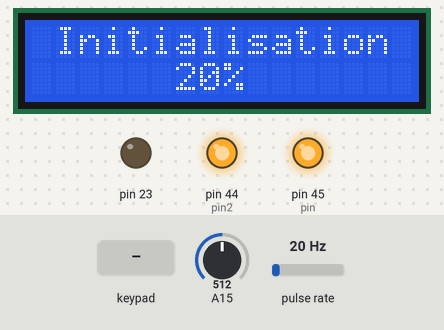
The sketch below on a simulated Arduino Mega 2560, built with avr-gcc and run on an emulated ATmega2560. On the bench: 16×2 character LCD, output pins drawn as LEDs (lit = HIGH). Wiring (inferred from the names in the program): pulse sensor: data pin 18. Inputs (shaded band) come from the test bench; at power-on: A15 = 512, pulse rate 20 Hz. EEPROM starts erased; no radio packets arrive unless stated; what the sketch prints to the serial monitor is not drawn.

Above: at 1.2 s.
1.3 s: key 'R' pressed
At 6.9 s:
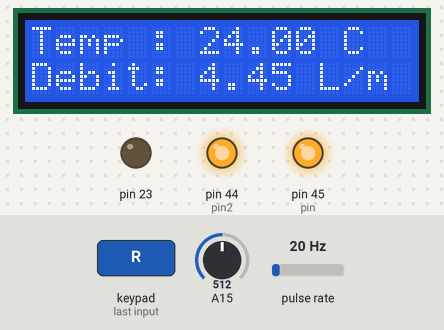
9.8 s: key 'S' pressed
At 10.9 s:
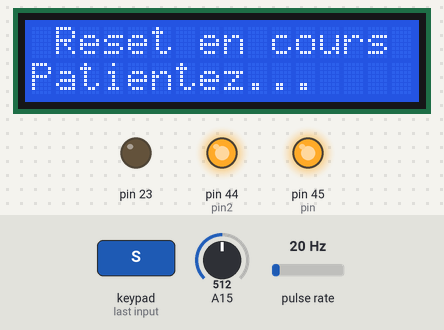
25.3 s: key 'U' pressed
At 26.3 s:
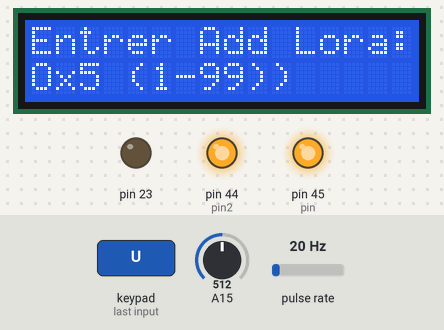
27.0 s: key 'R' pressed
At 28.6 s:
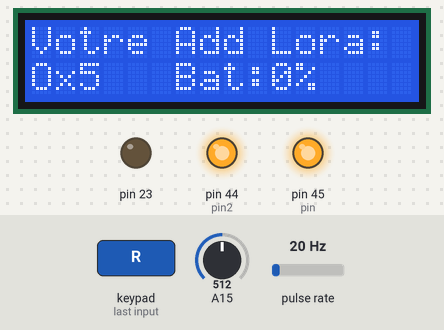
Timing chart, 0 to 29.7 s (numbered marks = the images above; inputs shaded):
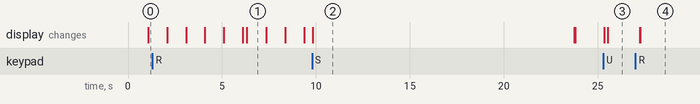

Measured:
- after the input at 9.8 s, the display: changes at once (image 2)
- after the input at 25.3 s, the display: first changes at once (image 3 shows a later state)
- after the input at 27.0 s, the display: first changes after 0.23 s (image 4 shows a later state)
- what the display in image 1 shows lasts 1.0 s, from 6.3 s to 7.3 s
- what the display in image 2 shows lasts 14.0 s, from 9.8 s to 23.8 s

The sketch:

Fusion-temp.ino
```cpp
/*********************

Example code for the Adafruit RGB Character LCD Shield and Library

This code displays text on the shield, and also reads the buttons on the keypad.
When a button is pressed, the backlight changes color.

**********************/

// include the library code:
#include <OneWire.h>
#include <Wire.h>
#include <Adafruit_RGBLCDShield.h>
#include <utility/Adafruit_MCP23017.h>
#include <EEPROM.h>
#include <LoRa.h>
#include <SPI.h>
//#include <RH_RF95.h>

#define RFM95_CS 40     //chip select
#define RFM95_RST 41    // pins Lora
#define RFM95_INT 19    // interrupt

#define RF95_FREQ 868.2E6

// Singleton instance of the radio driver
//RH_RF95 rf95(RFM95_CS, RFM95_INT);

// The shield uses the I2C SCL and SDA pins. On classic Arduinos
// this is Analog 4 and 5 so you can't use those for analogRead() anymore
// However, you can connect other I2C sensors to the I2C bus and share
// the I2C bus.
Adafruit_RGBLCDShield lcd = Adafruit_RGBLCDShield();

// These #defines make it easy to set the backlight color
#define REVEILLE 0x1
#define VEILLE 0x2


// ---------- Initialisation des variables ---------------------

// Variables propres au YF-S201 (Debitmetre)
volatile int NbTopsFan; //measuring the rising edges of the signal
int Calc;
int hallsensor = 23;    //The pin location of the sensor
byte sensorInterrupt = 5;  // 0 = digital pin 2
byte sensorPin       = 18;

float calibrationFactor = 4.5;
volatile byte pulseCount;


// The hall-effect flow sensor outputs approximately 4.5 pulses per second per
// litre/minute of flow.
float flowRate;
unsigned int flowMilliLitres;
unsigned long totalMilliLitres;

unsigned long oldTime;

// Variables propres au DS18B20 (Sonde)
const int DS18B20_PIN=22;
const int DS18B20_ID=0x28;
// Déclaration de l'objet ds
OneWire ds(DS18B20_PIN); // on pin DS18B20_PIN

// Variables générales
float DS18B20_temperature=24.00;
const int SERIAL_PORT=9600;
int time,compteur;
int menu=0;
int bouton;
int idx=1;
int fenetre;
int t=0;

//Elec
int valeur;
//Electrovanne
int pin=45;
int pin2=44;
//globales variables addresse
  byte buf[6]; //tab envoi
  byte buf2[4]; //tab reception
  float niveau=0.0;
  float temp=0.0;
  unsigned int f=1;
  unsigned int a;
  unsigned int crc=255;
  unsigned int ok=0;
  unsigned int verif;
  unsigned int sw=0;
  int b;
  unsigned int x=2; // position sur le LCD (x,y)
  unsigned int y=0;
  int bat=0; //%batterie

  int addr = 0; // save données dans la ROM

//PROTOCOLE PERSO LORA ENVOI
#define ADRR 0
#define FCT 1
#define TEMP 2//3  //  b1 et b2 // b1 = partie entière, b2 =partie décimale
#define NIVEAU 4//5  // b2 et b3 idem
#define CRC 6
//PROTOCOLE PERSO LORA RECEPTION
#define ADRR2 0
#define FCT2 1
#define DATA2 2//3
#define CRC2 4

const int csPin = 40;          // LoRa radio chip select
const int resetPin = 41;       // LoRa radio reset
const int irqPin = 20;

int counter=0; //compteur pour delay

void setup() {
  //electrovanne
  pinMode(23, OUTPUT);
  pinMode(pin, OUTPUT);
  digitalWrite(pin, HIGH);
  pinMode(pin2, OUTPUT);
  digitalWrite(pin2, HIGH);

  Serial.begin(SERIAL_PORT);
  pinMode(sensorPin, INPUT);
  digitalWrite(sensorPin, HIGH);
  pulseCount        = 0;
  flowRate          = 0.0;
  flowMilliLitres   = 0;
  totalMilliLitres  = 0;
  oldTime           = 0;
  verif=0;
  attachInterrupt(sensorInterrupt, pulseCounter, FALLING);
  Serial.println("Initialisation du programme");
  // set up the LCD's number of columns and rows:
  lcd.begin(16, 2);

  // Print a message to the LCD. We track how long it takes since
  // this library has been optimized a bit and we're proud of it :)
  time = millis();
  time = millis() - time;
  Serial.print("Took "); Serial.print(time); Serial.println(" ms");
  a= EEPROM.read(addr);

}
int16_t packetnum = 0;  // packet counter, we increment per xmission
uint8_t i=0;


void loop() {   // DEBUT BOUCLE
    if((millis() - oldTime) > 1000)    // Only process counters once per second
  {
    // Disable the interrupt while calculating flow rate and sending the value to
    // the host
    detachInterrupt(sensorInterrupt);

    // Because this loop may not complete in exactly 1 second intervals we calculate
    // the number of milliseconds that have passed since the last execution and use
    // that to scale the output. We also apply the calibrationFactor to scale the output
    // based on the number of pulses per second per units of measure (litres/minute in
    // this case) coming from the sensor.
    flowRate = ((1000.0 / (millis() - oldTime)) * pulseCount) / calibrationFactor;

    // Note the time this processing pass was executed. Note that because we've
    // disabled interrupts the millis() function won't actually be incrementing right
    // at this point, but it will still return the value it was set to just before
    // interrupts went away.
    oldTime = millis();

    // Divide the flow rate in litres/minute by 60 to determine how many litres have
    // passed through the sensor in this 1 second interval, then multiply by 1000 to
    // convert to millilitres.
    flowMilliLitres = (flowRate / 60) * 1000;

    // Add the millilitres passed in this second to the cumulative total
    totalMilliLitres += flowMilliLitres;

    unsigned int frac;

    // Reset the pulse counter so we can start incrementing again
    pulseCount = 0;

    // Enable the interrupt again now that we've finished sending output
    attachInterrupt(sensorInterrupt, pulseCounter, FALLING);
  }

 // debit();
  // print the number of seconds since reset:

    compteur=(millis()/1000);
while (compteur/60==idx){
    DS18B20_temperature = getTemperatureDS18b20();  // Actualisation toutes les 60s de l'acquisition de la temp
    envoitrame();
    delay(10);
    ecoute();
    delay(10);
    valeur=analogRead(A15);
    idx++;
  break;
}
while(bouton==1){
  t++;
  if(t==20){
   // ok=0;
}break;
t=0;
}

//debit();
switch(menu)
{
case 0:
  initialisation();
  break;
//-------------MENU 1 Régler add Lora
case 1:
  lcd.setCursor(0, 0);
  lcd.print("Votre Add Lora: ");
  lcd.setCursor(0, 1);
  lcd.print("Ox");
  lcd.print(a);
  batterie();

  break;
 //-------------MENU 2 TEMP + DEBIT
case 2:

  lcd.setCursor(0, 0);
  lcd.print("Temp : ");
  lcd.print(DS18B20_temperature);
  lcd.print(" C");
  //debit();
  lcd.setCursor(0, 1);
  lcd.print("Debit: ");
  lcd.print(flowRate); //Prints the number calculated above
  lcd.print (" L/m "); //Prints "L/hour" and returns a  new line

  break;

case 3:
  x=2;
  lcd.setCursor(0, 0);
  lcd.print("Entrer Add Lora: ");
  lcd.setCursor(0, 1);
  lcd.print("Ox");
  adresse();
  break;
case 4:
  lcd.setCursor(0, 0);
  lcd.print(" Reset en cours ");
  lcd.setCursor(0, 1);
  lcd.print("Patientez...   ");
  clearrom();
  lcd.clear();
  menu=3;
  break;
}

//-----------SWITCH MENUS---------------
  uint8_t buttons = lcd.readButtons();
  bouton = lcd.readButtons();
//RESET bouton

switch(bouton){
  case 1: // SELECT
      menu=4;

    break;

  case 2: // RIGHT
    envoitrame();
    menu++;
       if (menu>2){
        menu=1;
      }
    lcd.clear();
    break;
  case 4: // DOWN
       if (menu==2){
    digitalWrite(pin, HIGH);
    digitalWrite(pin2, LOW);
    delay(1000);
    digitalWrite(pin2, HIGH);
  }
     if (menu==3&&x==2&&ok==0){
    a--;
  }
    break;
  case 8:// UP
         if (menu==2){
    digitalWrite(pin2, HIGH);
    digitalWrite(pin, LOW);
    delay(1000);
    digitalWrite(pin, HIGH);
  }
  if (menu==3&&x==2&&ok==0){
    a++;
  }
    break;
  case 16: // LEFT

    menu--;
    if (menu<1){
        menu=2;
      }

    lcd.clear();
    break;
}


}
/* --------------- Acquisition de la température ----------------------------------- */
float getTemperatureDS18b20(){
byte i;
byte data[12];
byte addr[8];
float temp =0.0;


//Il n'y a qu'un seul capteur, donc on charge l'unique adresse.
ds.search(addr);

// Cette fonction sert à surveiller si la transmission s'est bien passée
if (OneWire::crc8( addr, 7) != addr[7]) {
Serial.println("getTemperatureDS18b20 : <!> CRC non valide! <!>");
return false;
}

// On vérifie que l'élément trouvé est bien un DS18B20
if (addr[0] != DS18B20_ID) {
Serial.println("L'équipement trouvé n'est pas un DS18B20");
return false;
}

// Demander au capteur de mémoriser la température et lui laisser 850ms pour le faire (voir datasheet)
ds.reset();
ds.select(addr);
ds.write(0x44);
delay(850);
// Demander au capteur de nous envoyer la température mémorisé
ds.reset();
ds.select(addr);
ds.write(0xBE);

// Le MOT reçu du capteur fait 9 octets, on les charge donc un par un dans le tableau data[]
for ( i = 0; i < 9; i++) {
data[i] = ds.read();
}
// Puis on converti la température (*0.0625 car la température est stockée sur 12 bits)
temp = ( (data[1] << 8) + data[0] )*0.0625;

return temp;
}

void adresse(){
  lcd.setCursor(x, 1);
  if(!a==0){
    if(a==100){
      a=0;
    }
    else if(a>99){
      a=99;
    }
    rom();
    lcd.print(a);
    lcd.print(" (1-99)");
  }
  else
  lcd.print("__ (1-99)");
  if (a<10&&!a==0){
  lcd.setCursor(x+1, 1);
  lcd.print(" ");
  }

}
void initialisation(){
  lcd.setCursor(1, 0);
  lcd.print("Initialisation");
  lcd.setCursor(6, 1);
  lcd.print("10%");
  delay(1000);
  lcd.setCursor(6, 1);
  lcd.print("20%");
  delay(1000);
    lcd.setCursor(6, 1);
    lcd.print("30%");
  delay(1000);
    lcd.setCursor(6, 1);
    lcd.print("40%");
  delay(1000);
    lcd.setCursor(6, 1);
    lcd.print("50%");
  delay(1000);
    lcd.setCursor(6, 1);
    lcd.print("100%");
  delay(1000);
  lcd.clear();
  menu=1;
}

void rom(){

  b=byte(a);
  EEPROM.update(addr, b);
  delay(10);

}
void clearrom(){
    for (int i = 0 ; i < EEPROM.length() ; i++) {
     EEPROM.write(i, 0);
   }
}
void rpm ()     //This is the function that the interupt calls
{
  NbTopsFan++;  //This function measures the rising and falling edge of the

//hall effect sensors signal;
}
void envoitrame(){
    delay(10);
    niveau=flowRate;
    temp=DS18B20_temperature;
    delay(10);
    buf[FCT]=byte(f);
    buf[ADRR]=byte(a);
    buf[CRC]=byte(crc);


  while (!Serial);

  Serial.println("LoRa Sender");
LoRa.setPins(csPin, resetPin, irqPin);
  if (!LoRa.begin(RF95_FREQ)) {
    Serial.println("Starting LoRa failed!");
    while (1);
  }
  Serial.println(niveau);
      if (temp>25.5){
      buf[TEMP]=255;
      temp=temp*10;
      buf[TEMP+1]=byte(temp-buf[TEMP]);

    }
    else
      buf[TEMP]=byte(temp*10);

      if (niveau>25.5){
      buf[NIVEAU]=255;
      niveau=niveau*10;
      buf[NIVEAU+1]=byte(niveau-buf[NIVEAU]);

    }
    else
    buf[NIVEAU]=byte(niveau*10);


  Serial.print("Sending packet: ");
  Serial.println(counter);

  // send packet
  LoRa.beginPacket();
  digitalWrite(23, HIGH);
  digitalWrite(23, LOW);
  LoRa.write(buf,7);
  Serial.print("Partie Entiere Temp : ");
  Serial.println(buf[2]);
  Serial.print("Partie Decimal Temp : ");
  Serial.println(buf[3]);
  digitalWrite(23, HIGH);
  digitalWrite(23, LOW);
  LoRa.endPacket();
  delay(60);
  ecoute();
}

void pulseCounter()
{
  // Increment the pulse counter
  pulseCount++;
}

void ecoute()
{
  if (!LoRa.begin(RF95_FREQ)) {
    Serial.println("Starting LoRa failed!");
    while (1);
  }
 int packetSize = LoRa.parsePacket();
   if (packetSize)
   {
     // received a packet
     int i= 0;

     Serial.print("receive packet of ");
     Serial.print(packetSize);
     Serial.print(" bytes : ");

     // read packet
     while (LoRa.available()) {
       byte b = LoRa.read();
       buf2[i]=b;

       Serial.print(b);
       Serial.print(":");
       i++;
     }

     int crc = 0;
     for (int x=0; x < packetSize-1;x++)
     {
       for (int j=0; j<8; j++)
       {
         crc += buf2[x]>>j & 0x01;
       }
     }

     //code de fonction
     if(buf2[FCT]==1)//code fonction (all) & recv[packetSize-1] == crc
     {
      sw=1;
     }
     else if(buf2[FCT]==2){
      sw=2;
     }
   }

}
void batterie(){
  //Serial.print(analogRead(A15));
  valeur=analogRead(A15);
  float tension=valeur*((5.0/1023.0)*3.24); //coef pont diviseur
   if((15>=tension)&&(tension>12.5)){
    bat=((tension-12.1666)/(0.0083));
  }
   else if((12.5>=tension)&&(tension>12)){
    bat=((tension-11.5)/(0.025));
  }
   else if((12>=tension)&&(tension>11)){
    bat=((tension-10)/(0.1));
  }
   else if((11>=tension)&&(tension>8)){
    bat=((tension-8)/(0.3));
  }
   else if(tension<=8){
    bat=0;
  }

  lcd.print("   ");
  lcd.print("Bat:");
  lcd.print(bat);
  lcd.print("%");
}
```
